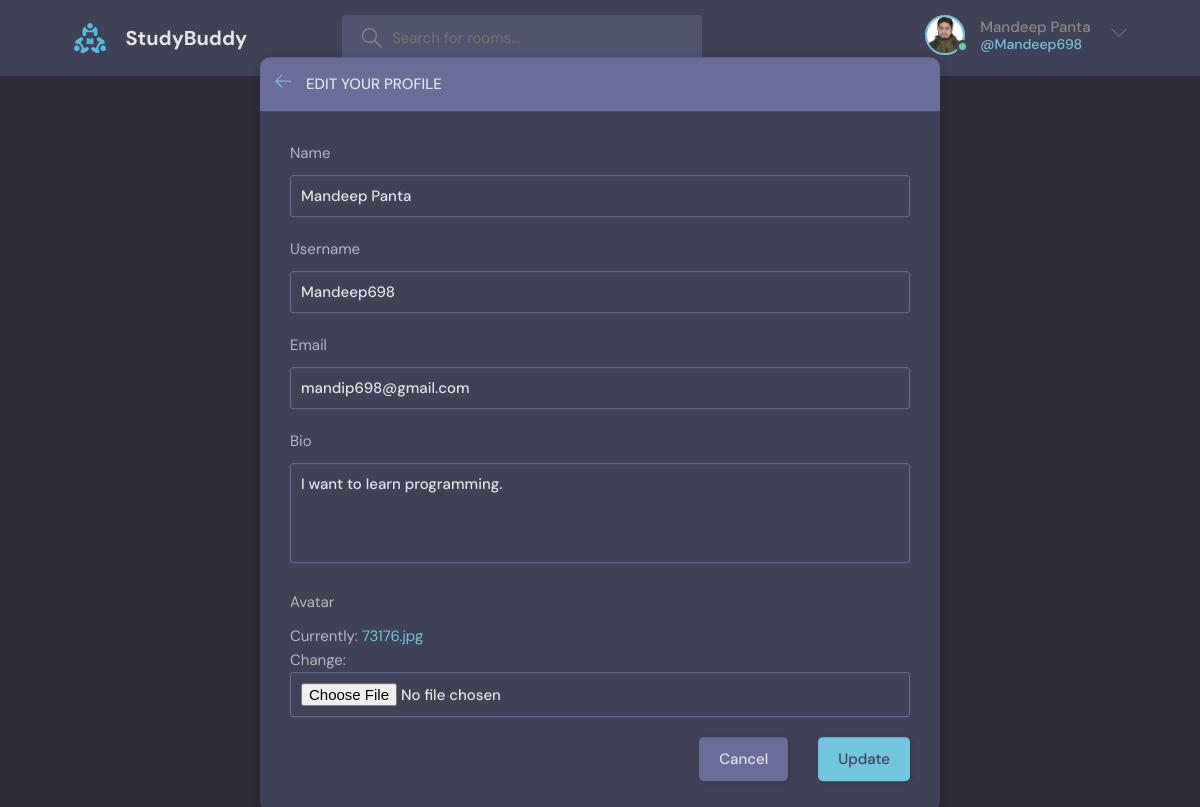
The page /update-user/ (signed in) on the database its author committed.
### base/models.py (models this page shows)
class User(AbstractUser):
    name = models.CharField(max_length = 200, null = True)
    email = models.EmailField(unique = True, null=True)
    bio = models.TextField(null=True)
    avatar = models.ImageField(null=True, default="avatar.svg")
    USERNAME_FIELD = 'email'
    REQUIRED_FIELDS = ['name']

### base/views.py (the view)
# urls.py: path('update-user/', updateUser, name='update-user'),
@login_required(login_url='login')
def updateUser(request):
    user = request.user
    form = UserForm(instance=user)
    if request.method == 'POST':
        form = UserForm(request.POST, request.FILES, instance=user)
        if form.is_valid():
            form.save()
            return redirect('user-profile', pk=user.id)
    data = {
        'form': form
    }
    return render(request, 'base/update_user.html', data)

### base/forms.py
class UserForm(ModelForm):
    class Meta:
        model = User
        fields = ['name', 'username', 'email', 'bio', 'avatar']

### base/templates/base/update_user.html
{% extends 'main.html' %} {% block content %}
<main class="update-account layout">
    <div class="container">
        <div class="layout__box">
            <div class="layout__boxHeader">
                <div class="layout__boxTitle">
                    <a href="{{request.META.HTTP_REFERER}}">
                        <svg
                            version="1.1"
                            xmlns="http://www.w3.org/2000/svg"
                            width="32"
                            height="32"
                            viewBox="0 0 32 32"
                        >
                            <title>arrow-left</title>
                            <path
                                d="M13.723 2.286l-13.723 13.714 13.719 13.714 1.616-1.611-10.96-10.96h27.625v-2.286h-27.625l10.965-10.965-1.616-1.607z"
                            ></path>
                        </svg>
                    </a>
                    <h3>Edit your profile</h3>
                </div>
            </div>
            <div class="layout__body">
                <form class="form" action="#" method="post" enctype="multipart/form-data">
                    {% csrf_token %} {% for field in form %}
                    <div class="form__group">
                        <label for="profile_pic">{{field.label}}</label>
                        {{field}}
                    </div>
                    {% endfor %}
                    <div class="form__action">
                        <a class="btn btn--dark" href="{{request.META.HTTP_REFERER}}">Cancel</a>
                        <button class="btn btn--main" type="submit">Update</button>
                    </div>
                </form>
            </div>
        </div>
    </div>
</main>
{% endblock content %}

### templates/navbar.html (shortened to what this page needs)
{% load static %}
<header class="header header--loggedIn">
    <div class="container">
        <a href="{% url 'home' %}" class="header__logo">
            <img src="{% static 'images/logo.svg' %}" />
            <h1>StudyBuddy</h1>
        </a>
        <form class="header__search" method="get" action="{% url 'home' %}">
            <label>
                <input name="search" placeholder="Search for rooms..." />
            </label>
        </form>
        <nav class="header__menu">
            {% if request.user.is_authenticated %}
            <div class="header__user">
                <a href="{% url 'user-profile' user.id %}">
                    <div class="avatar avatar--medium active">
                        <img src="{{request.user.avatar.url}}" />
                    </div>
                    <p>{{request.user.name}} <span>@{{request.user.username}}</span></p>
                </a>
                <button class="dropdown-button">
                    <svg
                        version="1.1"
                        xmlns="http://www.w3.org/2000/svg"
                        width="32"
                        height="32"
                        viewBox="0 0 32 32"
                    >
                        <title>chevron-down</title>
                        <path d="M16 21l-13-13h-3l16 16 16-16h-3l-13 13z"></path>
                    </svg>
                </button>
            </div>
            {% else %}
            <a href="{% url 'login' %}">
                <img src="{% static 'images/avatar.svg' %}" />
                <p>Login</p>
            </a>
            {% endif %}
        </nav>
    </div>
</header>

### rows shown on the page
User: user.avatar (picture), user.name "Mandeep Panta", user.username "Mandeep698", form "Mandeep Panta" "Mandeep698" "mandip698@gmail.com" "I want to learn programming."

### other values the page prints
{{ field.label }} "Name" "Username" "Email" "Bio" "Avatar"
